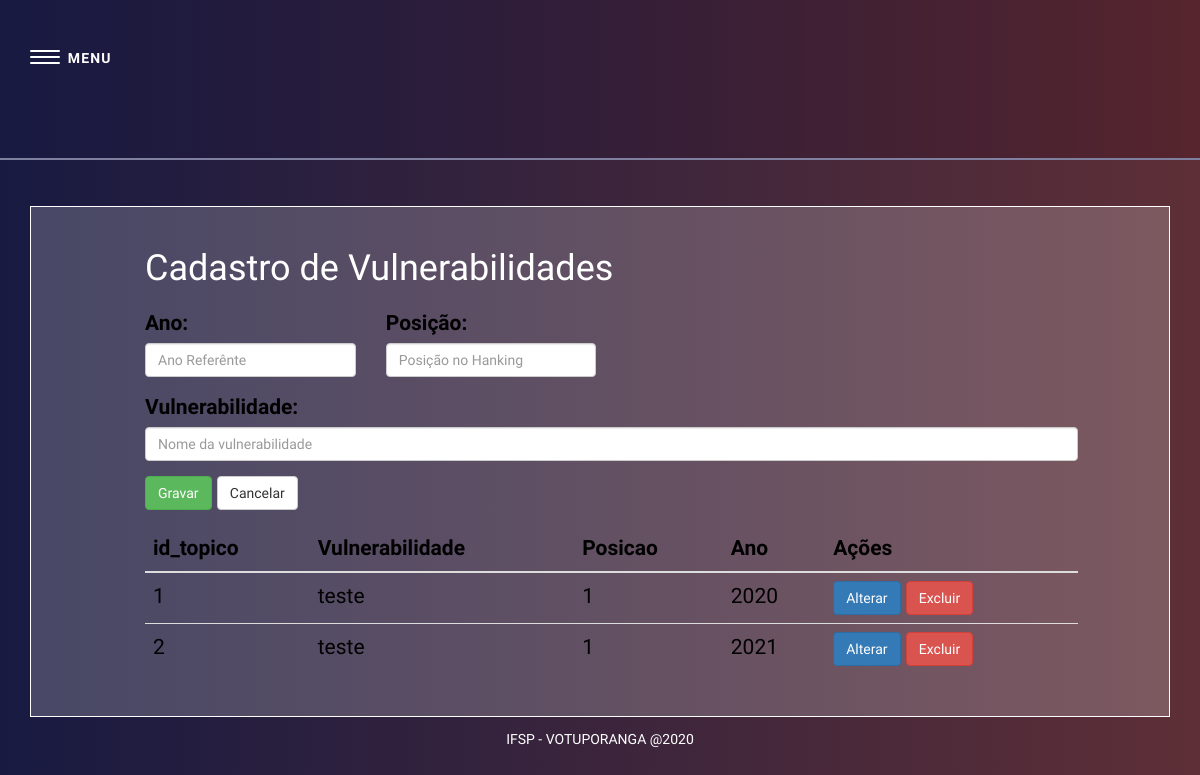
/Aplicação_com_alterar/VIEW/topicoVIEW.php, run on an earlier commit of the app's database.
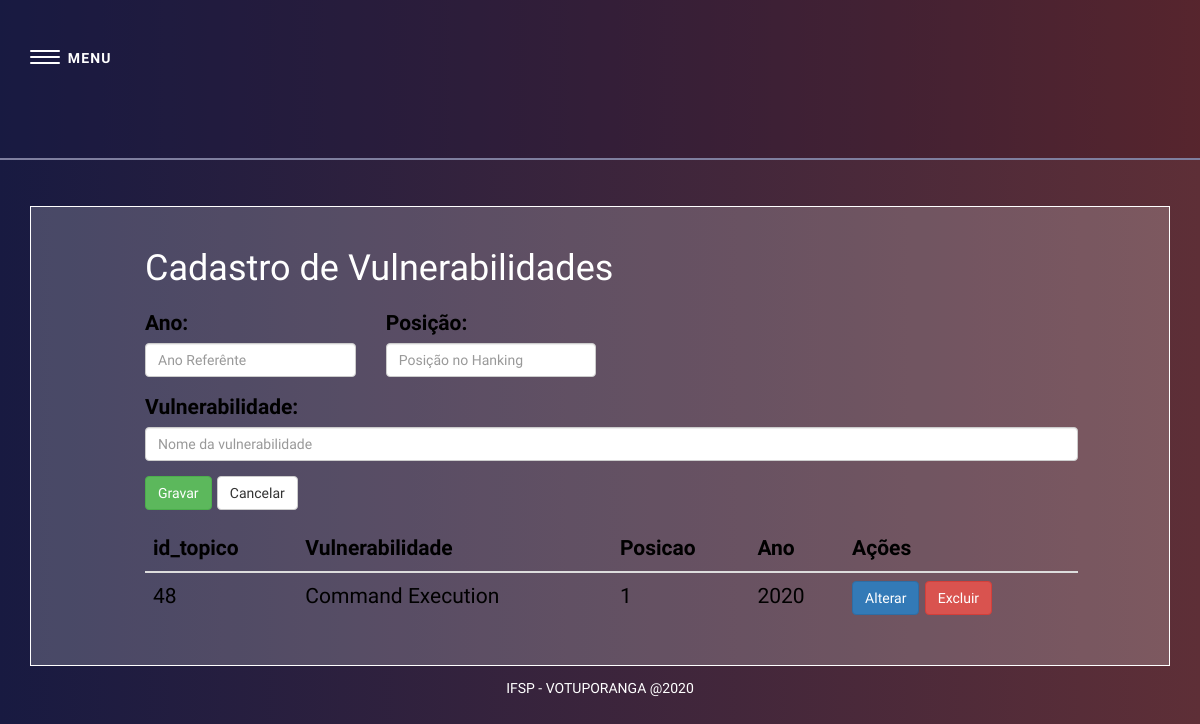
And on a later commit of the database.
### tables this page shows
CREATE TABLE `Cadastro_topico` (
  `id_topico` int NOT NULL,
  `ano` int NOT NULL,
  `posicao` int NOT NULL,
  `vulnerabilidade` varchar(30) NOT NULL
);

### Aplicação_com_alterar/DAO/topicoDAO.php (called while the page is built, shortened)
<?php
function consulta_topico($campos = '', $add = ''){
    $sql = "SELECT $campos FROM Cadastro_topico $add";
    $conexao = conexao();
    $stmt = $conexao->prepare($sql);
    $stmt->execute();
    return $stmt->fetchAll(PDO::FETCH_ASSOC);
}

### Aplicação_com_alterar/VIEW/topicoVIEW.php (the view, shortened to what this page needs)
<?php
include_once 'menu.php';
include_once '../DAO/topicoDAO.php';
?>
<head>
    <link href="css/cadastros.css" rel="stylesheet" type="text/css"/>
</head>
<div class="container">
    <form action="../CTR/topicoCTR.php" method="POST">
        <div class="caixa caixa2">
            <h1>Cadastro de Vulnerabilidades</h1>
            <div class="row formularios">
                <div class="form-group col-md-3">
                    <label > Ano: </label>
                    <input type="text" name="ano" class="form-control"
                           placeholder="Ano Referênte" />
                </div>
                <div class="form-group col-md-3">
                    <label > Posição: </label>
                    <input type="text" name="posicao" class="form-control"
                           placeholder="Posição no Hanking" />
                </div>
            </div>
            <div class="row">
                <div class="form-group col-md-12">
                    <label > Vulnerabilidade: </label>
                    <input type="text" name="vulnerabilidade" class="form-control"
                           placeholder="Nome da vulnerabilidade" />
                </div>
            </div>
            <div class="row botoes">
                <div class="form-group col-md-12">
                    <input type="submit" name="gravar" value="Gravar" class="btn btn-success">
                    <input type="reset" name="cancelar" value="Cancelar" class="btn btn-default">
                </div>
            </div>
    </form>
    <?php
    $campos = 'id_topico as "id_topico", vulnerabilidade as "Vulnerabilidade", posicao as "Posicao", ano as "Ano"';
    $resultado = consulta_topico($campos);
    if (count($resultado) > 0) :
        $linha = $resultado[0];
        ?>
        <table class="table table-hover">
            <thead class=" thead-dark ">
                <tr>
                    <?php
                    foreach ($linha as $coluna => $valor) {
                        echo '<th scope = "col">' . $coluna . '</th>';
                    }
                    ?>
                    <th scope="col"> Ações </th>
                </tr>
            </thead>
            <tbody>
                <?php
                foreach ($resultado as $linha) {
                    echo "<tr>";
                    echo "<td>" . $linha['id_topico'] . "</td>";
                    echo "<td>" . $linha['Vulnerabilidade'] . "</td>";
                    echo "<td>" . $linha['Posicao'] . "</td>";
                    echo "<td>" . $linha['Ano'] . "</td>";
                    echo "<td>"
                    . "<a class ='btn btn-primary' href=../VIEW/tabTopicoVIEW.php" .
                    "?id=" . $linha['id_topico'] . "> Alterar  </a> "
                    . "<a class='btn btn-danger' href =../CTR/topicoCTR.php?excluir=" . $linha['id_topico'] . "> Excluir </a> </td>";
                    echo "</tr>";
                }
                ?>
            </tbody>
        </table>
    </div>
<?php
else :
    echo ("<script> window.alert('Nenhum registro encontrado')
        window.location.href='../VIEW/topicoVIEW.php';</script>");
endif;
?>
<div class="rodape">
    <center><p>IFSP - VOTUPORANGA @2020</p></center>
</div>
</body>
</html>

What changed in the data, as far as the page shows it:
removed cadastro_topico: id_topico "1", vulnerabilidade "teste", posicao "1", ano "2020"
removed cadastro_topico: id_topico "2", vulnerabilidade "teste", posicao "1", ano "2021"
added cadastro_topico: id_topico "48", vulnerabilidade "Command Execution", posicao "1", ano "2020"
